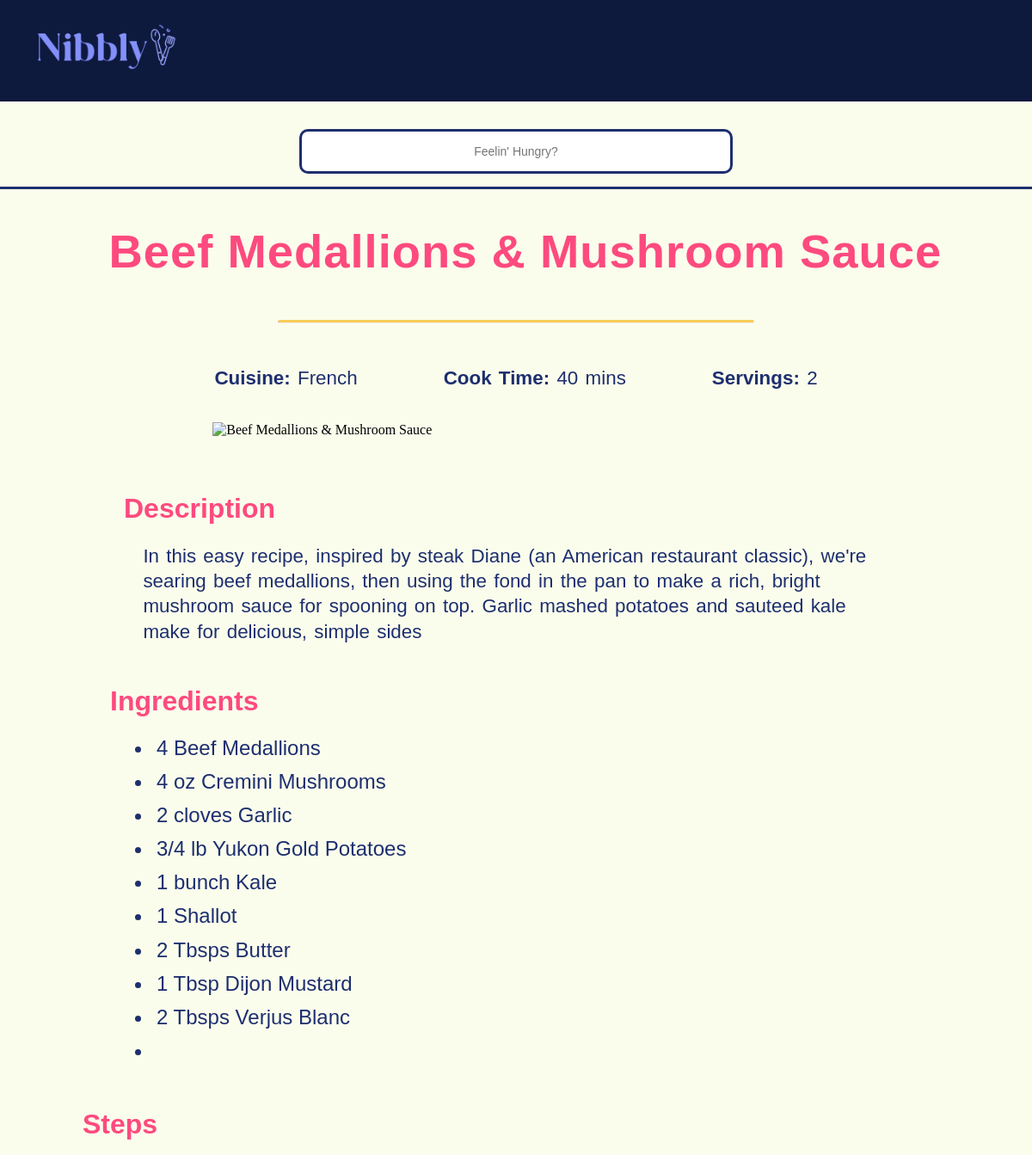
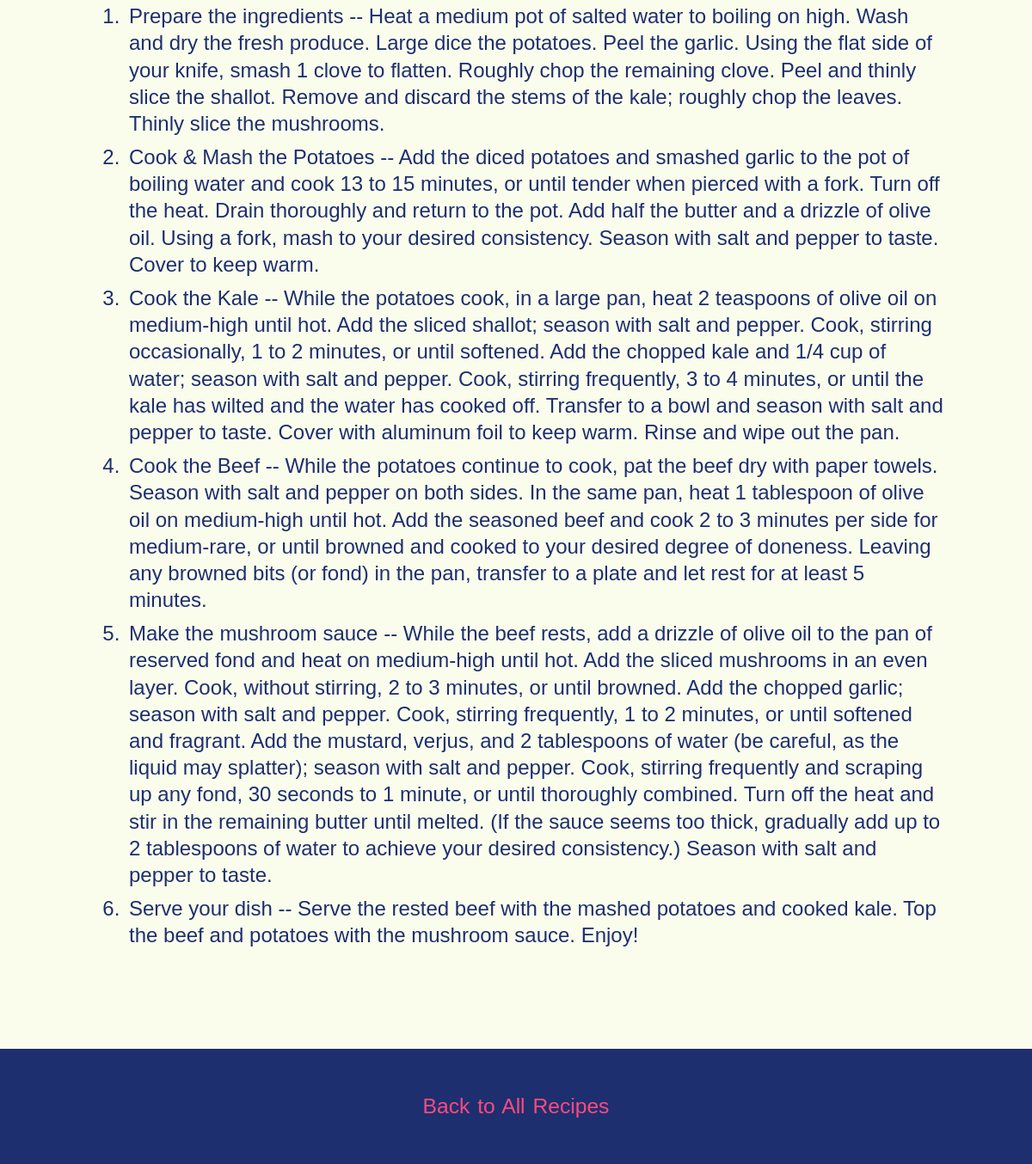
Screenshot of /new-recipe.php?id=2 with the database file from the repository (2 pictures, top to bottom).
### tables this page shows
CREATE TABLE `recipes_list` (
  `id` int NOT NULL,
  `recipe_name` varchar(100) DEFAULT NULL,
  `recipe_subtitle` varchar(100) DEFAULT NULL,
  `cuisine` varchar(100) DEFAULT NULL,
  `protein` varchar(100) DEFAULT NULL,
  `cook_time` int DEFAULT NULL,
  `servings` int DEFAULT NULL,
  `description` text,
  `ingredients` varchar(1000) DEFAULT NULL,
  `steps` text
);

### new-recipe.php (the view, shortened to what this page needs)
<?php
require_once 'db_connection.php';
$searchTerm = isset($_GET['search']) ? htmlspecialchars($_GET['search']) : '';
if (empty($searchTerm) && isset($_GET['id']) && is_numeric($_GET['id']) && (int)$_GET['id'] > 0) {
    $recipe_id = (int)$_GET['id'];
    $sql = "SELECT recipe_name FROM recipes_list WHERE id = ?";
    $stmt = $conn->prepare($sql);
    if ($stmt) {
        $stmt->bind_param("i", $recipe_id);
        $stmt->execute();
        $result = $stmt->get_result();
        if ($result->num_rows > 0) {
            $recipe = $result->fetch_assoc();
        }
    }
}
?>
<!DOCTYPE html>
<html lang="en">
<head>
    <link rel="stylesheet" href="css/normalize.css">
    <link rel="stylesheet" href="css/style.css">
</head>
<body>
<?php include 'header.php'; ?>
<div class="recipe-div">
<?php
if (!empty($searchTerm)) {
    echo '<h2>Search Results for "' . htmlspecialchars($searchTerm) . '"</h2>';
    echo '<div class="recipe-grid">';
    handleSearch($searchTerm, $conn);
    echo '</div>';
} else {
    $recipe_id = (int)$_GET['id'];
    $sql = "SELECT * FROM recipes_list WHERE id = ?";
    $stmt = $conn->prepare($sql);
    $stmt->bind_param("i", $recipe_id);
    $stmt->execute();
    $result = $stmt->get_result();
    if ($result->num_rows > 0) {
        $recipe = $result->fetch_assoc();
    } else {
        $stmt->close();
        $conn->close();
        die("Recipe not found. Please go back and try again.");
    }
    ?>
    <h2 class="recipe-header"><?php echo htmlspecialchars($recipe['recipe_name']); ?></h2>
    <hr class="solid">
    <div class="recipe-details">
        <div class="details-row">
            <p><strong>Cuisine:</strong> <?php echo htmlspecialchars($recipe['cuisine'] ?? 'N/A'); ?></p>
            <p><strong>Cook Time:</strong> <?php echo htmlspecialchars($recipe['cook_time'] ?? 'N/A'); ?> mins</p>
            <p><strong>Servings:</strong> <?php echo htmlspecialchars($recipe['servings'] ?? 'N/A'); ?></p>
        </div>
    </div>
    <div class="ingredients-div">
        <div class="ingredients-image">
            <?php
            $image_path = "images/recipes/{$recipe['id']}.jpg";
            ?>
            <img class="showcase-image" src="<?php echo $image_path; ?>" alt="<?php echo htmlspecialchars($recipe['recipe_name']); ?>">
        </div>
        <div class="blurb-div">
            <h3>Description</h3>
            <p><?php echo htmlspecialchars($recipe['description'] ?? 'No description provided.'); ?></p>
        </div>
        <div class="ingredients-list">
            <h3>Ingredients</h3>
            <ul>
                <?php
                if (!empty($recipe['ingredients'])) {
                    $ingredients = explode(',', $recipe['ingredients']);
                    foreach ($ingredients as $ingredient) {
                        echo "<li>" . htmlspecialchars(trim($ingredient)) . "</li>";
                    }
                } else {
                    echo "<li>No ingredients available.</li>";
                }
                ?>
            </ul>
        </div>
    </div>
    <div class="blurb-div">
        <h3>Steps</h3>
        <ol>
            <?php
            if (!empty($recipe['steps'])) {
                $steps = explode('*', $recipe['steps']);
                foreach ($steps as $step) {
                    echo "<li>" . htmlspecialchars(trim($step)) . "</li>";
                }
            } else {
                echo "<li>No steps available.</li>";
            }
            ?>
        </ol>
    </div>
    <?php
}
?>
</div>
<footer>
    <p><a href="all-recipes.php">Back to All Recipes</a></p>
</footer>
</body>
</html>

### css/style.css (style rules this page uses)
* { padding: 0; margin: 0; box-sizing: border-box; }
:root { --pearl-powder: #FBFDEC; --eclipse: #0E193E; --flamingo-: #FD4A7F; --mustard-: #FAC748; --orchid-: #8390FA; --nightlife: #1D2F6F; --font-title: 'funtonalie', Georgia, 'Times New Roman', Times, serif; --font-light: 'fustat-light', Arial, Helvetica, sans-serif; --font-text: 'fustat', Arial, Helvetica, sans-serif; --font-bold: 'fustat', Arial, Helvetica, sans-serif; }
body { background-color: var(--pearl-powder); margin: 0; padding-top: 150px; }
h2 { font-family: var(--font-light); font-size: 380%; color: var(--flamingo-); letter-spacing: 1px; text-align: center; margin: 1.5em 0 -0.5em 0; padding: 12px 0 40px 0; }
h3 { font-family: var(--font-light); font-size: 200%; color: var(--flamingo-); margin: 0.5em 0; }
li { font-family: var(--font-light); font-size: 150%; color: var(--nightlife); line-height: 1.3; padding: 4px; margin-left: 50px; }
p { font-family: var(--font-text); font-size: 140%; color: var(--nightlife); word-spacing: 2px; line-height: 1.3; margin: 3em 6em; max-width: 115ch; }
a { text-decoration: none; color: var(--flamingo-); font-family: 'fustat', Arial, Helvetica, sans-serif; font-size: 110%; }
footer { display: flex; justify-content: center; align-items: center; text-align: center; background-color: var(--nightlife); font-family: var(--font-title), Arial, Helvetica, sans-serif; padding: 2px; margin: 4em 0 0 0; }
footer p { color: var(--flamingo-); margin: 2.2em 0; }
hr.solid { border-top: 3px solid var(--mustard-); border-radius: 4px; width: 50%; margin: -1em auto; opacity: 0.9; }
.recipe-div { display: flex; flex-direction: column; justify-content: left; align-items: center; margin: 3em 3em; }
.recipe-header { text-align: center; font-size: 3.4rem; margin: 0.8em 0 0 0.4em; color: var(--flamingo-); padding: 0; padding-top: 20px; }
.ingredients-list { margin: 1em 2em; }
.blurb-div { margin: 1em 3em 3em 3em; }
.blurb-div p { margin: 1em 1em; }
.blurb-div li { font-family: var(--font-text); }
.ingredients-div { align-items: center; margin: 0 3em; }
.ingredients-image { display: flex; align-items: center; justify-content: center; margin-bottom: 4em; }
.recipe-details { text-align: center; margin-bottom: 2em; font-size: 1.1rem; color: var(--nightlife); }
.recipe-details .details-row { display: flex; justify-content: space-between; margin: 0; }
.details-row { display: flex; justify-content: center; gap: 100px; text-align: center; flex-wrap: wrap; }
.details-row p { font-size: 1.4rem; margin: 0; line-height: 1.4; flex: 1; white-space: nowrap; }
.showcase-image { width: 70%; height: auto; }
@media screen and (min-width: 1200px) { hr.solid { margin: 3em 8em; } }
@media screen and (max-width: 1200px) { hr.solid { margin: 3em 8em; } }
@media screen and (max-width: 1200px) { .recipe-div { flex-direction: column; margin: 3em; column-gap: 20px; } }

### rows the page displays
recipes_list: recipe_name "Beef Medallions & Mushroom Sauce", cuisine "French", cook_time "40", servings "2", description "In this easy recipe, inspired by steak Diane (an American restaurant classic), we're searing beef medallions, then using the fond in the pan to make a rich, bright mushroom sauce for spooning on top. Garlic mashed potatoes and sauteed kale make for delicious, simple sides", ingredients "4 Beef Medallions", ingredients "4 oz Cremini Mushrooms", ingredients "2 cloves Garlic", ingredients "3/4 lb Yukon Gold Potatoes", ingredients "1 bunch Kale", ingredients "1 Shallot", ingredients "2 Tbsps Butter", ingredients "1 Tbsp Dijon Mustard", ingredients "2 Tbsps Verjus Blanc", steps "Prepare the ingredients -- Heat a medium pot of salted water to boiling on high. Wash and dry the fresh produce. Large dice the potatoes. Peel the garlic. Using the flat side of your knife, smash 1 clove to flatten. Roughly chop the remaining clove. Peel and thinly slice the shallot. Remove and discard the stems of the kale; roughly chop the leaves. Thinly slice the mushrooms.", steps "Cook & Mash the Potatoes -- Add the diced potatoes and smashed garlic to the pot of boiling water and cook 13 to 15 minutes, or until tender when pierced with a fork. Turn off the heat. Drain thoroughly and return to the pot. Add half the butter and a drizzle of olive oil. Using a fork, mash to your desired consistency. Season with salt and pepper to taste. Cover to keep warm.", steps "Cook the Kale -- While the potatoes cook, in a large pan, heat 2 teaspoons of olive oil on medium-high until hot. Add the sliced shallot; season with salt and pepper. Cook, stirring occasionally, 1 to 2 minutes, or until softened. Add the chopped kale and 1/4 cup of water; season with salt and pepper. Cook, stirring frequently, 3 to 4 minutes, or until the kale has wilted and the water has cooked off. Transfer to a bowl and season with salt and pepper to taste. Cover with aluminum foil to keep warm. Rinse and wipe out the pan.", steps "Cook the Beef -- While the potatoes continue to cook, pat the beef dry with paper towels. Season with salt and pepper on both sides. In the same pan, heat 1 tablespoon of olive oil on medium-high until hot. Add the seasoned beef and cook 2 to 3 minutes per side for medium-rare, or until browned and cooked to your desired degree of doneness. Leaving any browned bits (or fond) in the pan, transfer to a plate and let rest for at least 5 minutes.", steps "Make the mushroom sauce -- While the beef rests, add a drizzle of olive oil to the pan of reserved fond and heat on medium-high until hot. Add the sliced mushrooms in an even layer. Cook, without stirring, 2 to 3 minutes, or until browned. Add the chopped garlic; season with salt and pepper. Cook, stirring frequently, 1 to 2 minutes, or until softened and fragrant. Add the mustard, verjus, and 2 tablespoons of water (be careful, as the liquid may splatter); season with salt and pepper. Cook, stirring frequently and scraping up any fond, 30 seconds to 1 minute, or until thoroughly combined. Turn off the heat and stir in the remaining butter until melted. (If the sauce seems too thick,…", steps "Serve your dish -- Serve the rested beef with the mashed potatoes and cooked kale. Top the beef and potatoes with the mushroom sauce. Enjoy!"
